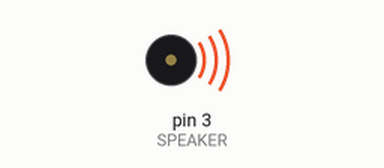
Recording of a sketch running on a simulated Arduino Uno, built with avr-gcc and run on an emulated ATmega328P. On the bench: buzzer (waves = sounding). What the sketch prints to the serial monitor is not drawn.

Above: at 0.08 s.
At 2.56 s:
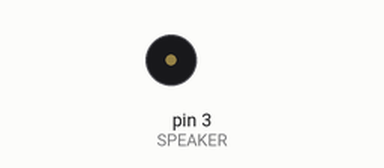
Timing chart, 0 to 3.0 s (numbered marks = the images above):
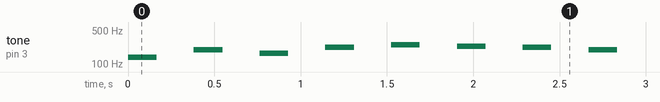

The sketch:

speaker.ino
```cpp
#include <Arduino.h>
#define NOTE_C3 131
#define NOTE_CS3 139
#define NOTE_D3 147
#define NOTE_DS3 156
#define NOTE_E3 165
#define NOTE_F3 175
#define NOTE_FS3 185
#define NOTE_G3 196
#define NOTE_GS3 208
#define NOTE_A3 220
#define NOTE_AS3 233
#define NOTE_B3 247
#define NOTE_C4 262
#define NOTE_B4 494
#define SPEAKER 3
#define NOTE_LENGTH 1000

void setup() {
  Serial.begin(9600);
  Serial.println("Starting");
}

void loop(){
    int startMelody[] = { NOTE_CS3, NOTE_G3, NOTE_E3, NOTE_A3, NOTE_B3, NOTE_AS3, NOTE_A3, NOTE_G3, NOTE_F3, NOTE_GS3, NOTE_AS3, NOTE_FS3, NOTE_GS3, NOTE_GS3 };
     for(int i = 0;i<14;i++ ){
        playNote(startMelody[i],6);
        //delay(500);
        }
}

void playNote(int note, int length){ //this one should be relitivly simple
    int noteDuration = NOTE_LENGTH / length;
    tone(SPEAKER, note, noteDuration);
    delay(noteDuration);
    // to distinguish the notes, set a minimum time between them.
    // the note's duration + 30% seems to work well:
    int pauseBetweenNotes = noteDuration * 1.30;
    delay(pauseBetweenNotes);
    noTone(SPEAKER);
}
```

Measured:
- by itself, tone on pin 3 (SPEAKER): plays 139 Hz for 0.17 s, 196 Hz for 0.17 s, 165 Hz for 0.17 s, 220 Hz for 0.17 s, 247 Hz for 0.17 s, 233 Hz for 0.17 s … (342 notes in this stretch)
